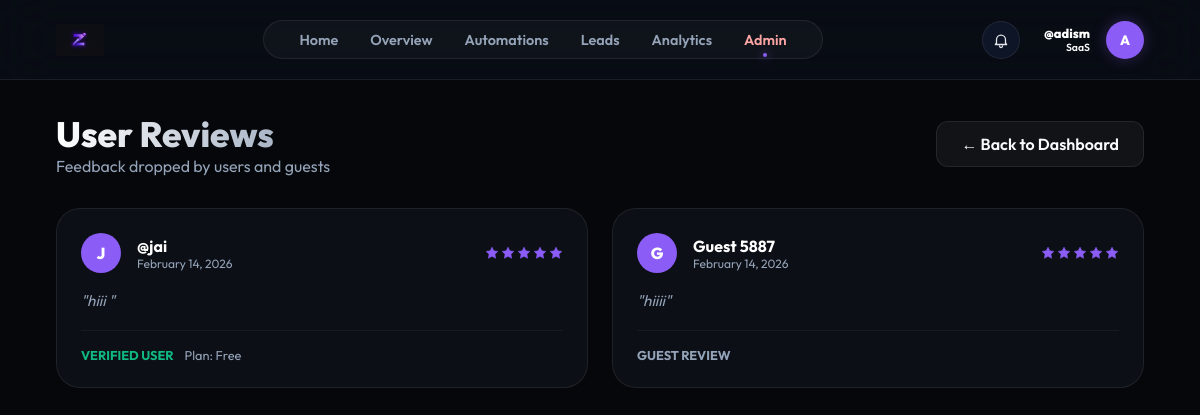
The app's page /admin/reviews (signed in), older data.
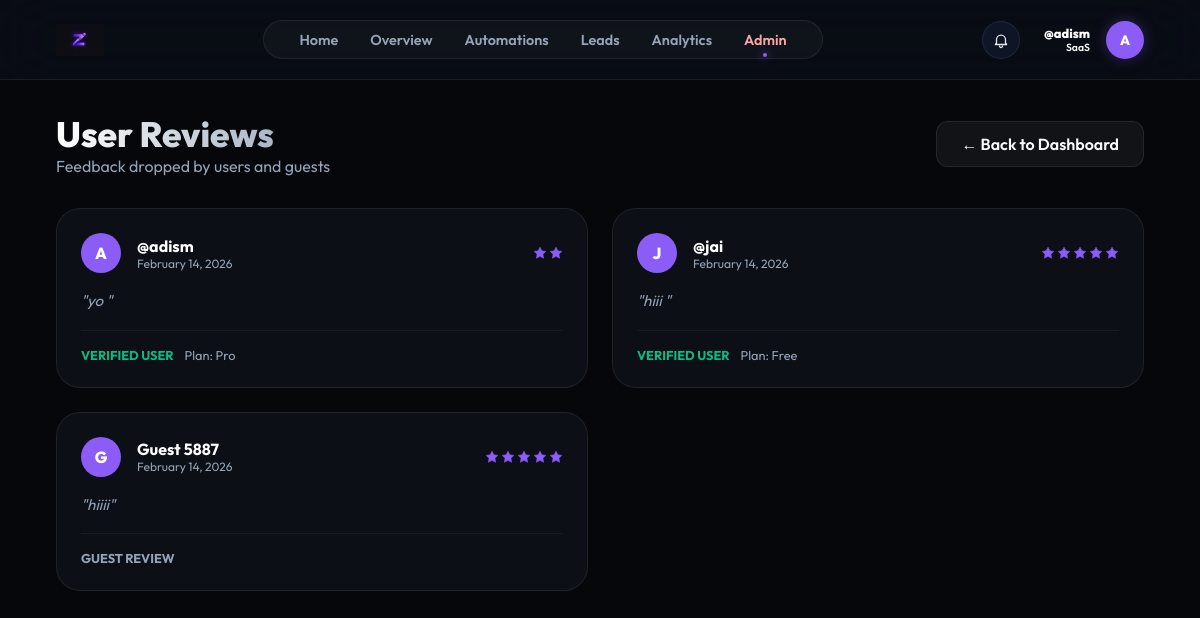
The same page, newer data.
### models.py (models this page shows)
class User(db.Model):
    id = db.Column(db.Integer, primary_key=True)
    username = db.Column(db.String(80), unique=True, nullable=False)
    email = db.Column(db.String(120), unique=True)
    password_hash = db.Column(db.String(256))
    full_name = db.Column(db.String(100))
    fb_user_id = db.Column(db.String(120), unique=True)
    ig_user_id = db.Column(db.String(120), unique=True)
    fb_access_token = db.Column(db.Text)
    ig_access_token = db.Column(db.Text)
    token_expires_at = db.Column(db.DateTime)
    ig_username = db.Column(db.String(100))  # Store Instagram username separately
    ig_password_encrypted = db.Column(db.Text)  # Encrypted password
    ig_session_data = db.Column(db.Text)  # Store session data for direct API
    plan = db.Column(db.String(50), default="Free")
    used_founding_coupon = db.Column(db.Boolean, default=False)
    niche = db.Column(db.String(50))
    bio = db.Column(db.Text)
    avatar = db.Column(db.String(10))
    followers = db.Column(db.Integer, default=0)
    following = db.Column(db.Integer, default=0)
    free_tokens = db.Column(db.Integer, default=4000)
    paid_tokens = db.Column(db.Integer, default=0)
    tokens_reset_at = db.Column(db.DateTime, default=datetime.utcnow)
    is_admin = db.Column(db.Boolean, default=False)
    funnels = db.relationship('Funnel', backref='owner', lazy=True)
    leads = db.relationship('Lead', backref='owner', lazy=True)

class Review(db.Model):
    id = db.Column(db.Integer, primary_key=True)
    user_id = db.Column(db.Integer, db.ForeignKey('user.id'), nullable=True)
    guest_name = db.Column(db.String(100))
    content = db.Column(db.Text, nullable=False)
    rating = db.Column(db.Integer, default=5)
    created_at = db.Column(db.DateTime, default=datetime.utcnow)
    user = db.relationship('User', backref=db.backref('reviews', lazy=True))

### app.py (the view)
@app.route('/admin/reviews')
@admin_required
def admin_reviews():
    user = User.query.get(session['user_id'])
    reviews = Review.query.order_by(Review.created_at.desc()).all()
    return render_template('admin_reviews.html', user=user, reviews=reviews)

### app.py (called while the page is built)
def admin_required(f):
    @wraps(f)
    def decorated_function(*args, **kwargs):
        if 'user_id' not in session:
            return redirect(url_for('login_ui'))
        user = User.query.get(session['user_id'])
        if not user or not user.is_admin:
            abort(403)
        return f(*args, **kwargs)
    return decorated_function

### templates/admin_reviews.html (shortened to what this page needs)
{% extends "base.html" %}
{% block content %}
<div class="admin-container">
    <div style="display: flex; justify-content: space-between; align-items: center; margin-bottom: 2rem;">
        <div>
            <h1
                style="font-size: 2.2rem; font-weight: 800; background: linear-gradient(to right, #fff, #94a3b8); -webkit-background-clip: text; -webkit-text-fill-color: transparent;">
                User Reviews</h1>
            <p style="color: var(--text-secondary);">Feedback dropped by users and guests</p>
        </div>
        <a href="/admin" class="btn btn-secondary" style="text-decoration: none;">← Back to Dashboard</a>
    </div>
    <div style="display: grid; grid-template-columns: repeat(auto-fill, minmax(400px, 1fr)); gap: 1.5rem;">
        {% for review in reviews %}
        <div class="card" style="position: relative;">
            <div style="display: flex; align-items: center; gap: 1rem; margin-bottom: 1rem;">
                <div
                    style="width: 40px; height: 40px; background: #8b5cf6; border-radius: 50%; display: flex; align-items: center; justify-content: center; font-weight: 800; color: white;">
                    {% if review.user %}
                    {{ review.user.avatar or review.user.username[0]|upper }}
                    {% else %}
                    {{ review.guest_name[0]|upper if review.guest_name else 'G' }}
                    {% endif %}
                </div>
                <div>
                    <p style="font-weight: 700; margin: 0; color: #fff;">
                        {% if review.user %}
                        @{{ review.user.username }}
                        {% else %}
                        {{ review.guest_name }}
                        {% endif %}
                    </p>
                    <p style="font-size: 0.75rem; color: var(--text-secondary); margin: 0;">
                        {{ review.created_at.strftime('%B %d, %Y') }}
                    </p>
                </div>
                <div style="margin-left: auto; display: flex; gap: 2px;">
                    {% for i in range(review.rating) %}
                    <svg xmlns="http://www.w3.org/2000/svg" width="14" height="14" viewBox="0 0 24 24" fill="#8b5cf6"
                        stroke="#8b5cf6">
                        <polygon
                            points="12 2 15.09 8.26 22 9.27 17 14.14 18.18 21.02 12 17.77 5.82 21.02 7 14.14 2 9.27 8.91 8.26 12 2" />
                    </svg>
                    {% endfor %}
                </div>
            </div>
            <p style="color: var(--text-secondary); line-height: 1.6; font-size: 0.95rem; font-style: italic;">
                "{{ review.content }}"
            </p>
            {% if review.user_id %}
            <div
                style="margin-top: 1rem; padding-top: 1rem; border-top: 1px solid rgba(255,255,255,0.05); font-size: 0.8rem;">
                <span style="color: #10b981; font-weight: 700;">VERIFIED USER</span>
                <span style="color: var(--text-secondary); margin-left: 0.5rem;">Plan: {{ review.user.plan }}</span>
            </div>
            {% else %}
            <div
                style="margin-top: 1rem; padding-top: 1rem; border-top: 1px solid rgba(255,255,255,0.05); font-size: 0.8rem;">
                <span style="color: #94a3b8; font-weight: 700;">GUEST REVIEW</span>
            </div>
            {% endif %}
        </div>
        {% endfor %}
    </div>
</div>
{% endblock %}

### templates/base.html (shortened to what this page needs)
<!DOCTYPE html>
<html lang="en">
<head>
    <link rel="stylesheet" href="{{ url_for('static', filename='css/style.css') }}">
</head>
<body>
    <nav class="top-nav">
        <a href="/dashboard" class="nav-brand">
            <img src="{{ url_for('static', filename='img/logo.png') }}" alt="ZenFlow"
                style="height: 32px; width: auto;">
        </a>
        <div class="nav-links">
            <a href="/" class="nav-link {% if request.path == '/' %}active{% endif %}">Home</a>
            <a href="/dashboard" class="nav-link {% if request.path == '/dashboard' %}active{% endif %}">Overview</a>
            <a href="/automations"
                class="nav-link {% if request.path == '/automations' %}active{% endif %}">Automations</a>
            <a href="/leads" class="nav-link {% if request.path == '/leads' %}active{% endif %}">Leads</a>
            <a href="/analytics" class="nav-link {% if request.path == '/analytics' %}active{% endif %}">Analytics</a>
            {% if user.is_admin %}
            <a href="/admin" class="nav-link {% if request.path.startswith('/admin') %}active{% endif %}"
                style="color: #fca5a5;">Admin</a>
            {% endif %}
        </div>
        <div class="nav-user" style="position: relative;">
            <button id="notif-bell" aria-label="Notifications"
                style="width:38px; height:38px; border-radius:999px; border:1px solid var(--glass-border); background:rgba(15,23,42,0.9); display:flex; align-items:center; justify-content:center; cursor:pointer; padding:0; margin-right: 0.5rem;">
            </button>
            <div class="nav-user" style="position: relative; cursor: pointer;" onclick="toggleProfileDropdown(event)">
                <div style="text-align: right;">
                    <p style="font-size: 0.8rem; font-weight: 800; margin: 0; color: white;">@{{ user.username }}</p>
                    <p style="font-size: 0.65rem; color: {{ user.niche_color }}; margin: 0; font-weight: 600;">{{
                        user.niche
                        }}</p>
                </div>
                <div class="nav-avatar">{{ user.avatar or user.username[0]|upper }}</div>
            </div>
    </nav>
    <div class="app-container">
        <main class="main-content">
            {% block content %}{% endblock %}
        </main>
    </div>
</body>
</html>

### static/css/style.css (style rules this page uses)
:root { --bg-dark: #05070a; --card-bg: rgba(16, 20, 28, 0.7); --accent-purple: #8b5cf6; --accent-cyan: #06b6d4; --accent-gold: #fbbf24; --text-primary: #f8fafc; --text-secondary: #94a3b8; --sidebar-width: 260px; --glass-border: rgba(255, 255, 255, 0.08); }
* { margin: 0; padding: 0; box-sizing: border-box; font-family: 'Outfit', sans-serif; }
body { background-color: var(--bg-dark); color: var(--text-primary); overflow-x: hidden; }
.app-container { display: flex; min-height: 100vh; }
.main-content { flex-grow: 1; margin-left: var(--sidebar-width); padding: 2.5rem 3.5rem; }
.btn { padding: 0.75rem 1.5rem; border-radius: 12px; border: none; font-weight: 600; cursor: pointer; transition: all 0.3s ease; }
.btn-secondary { background: rgba(255, 255, 255, 0.05); color: var(--text-primary); border: 1px solid var(--glass-border); }
.card { background: var(--card-bg); border: 1px solid var(--glass-border); border-radius: 24px; padding: 1.5rem; backdrop-filter: blur(10px); transition: transform 0.3s ease, border-color 0.3s ease; }

### templates/base.html (style rules this page uses)
.app-container { flex-direction: column; }
.main-content { margin-left: 0; padding: 2rem 3.5rem; width: 100%; max-width: 1400px; margin: 0 auto; }
.top-nav { display: flex; justify-content: space-between; align-items: center; padding: 1.25rem 3.5rem; background: rgba(10, 14, 22, 0.85); backdrop-filter: blur(30px); border-bottom: 1px solid var(--glass-border); position: sticky; top: 0; z-index: 1000; }
.nav-brand { display: flex; align-items: center; gap: 1rem; text-decoration: none; color: white; font-weight: 800; font-size: 1.4rem; }
.nav-links { display: flex; gap: 2rem; background: rgba(255, 255, 255, 0.03); padding: 0.6rem 2.2rem; border-radius: 40px; border: 1px solid var(--glass-border); box-shadow: inset 0 0 10px rgba(255, 255, 255, 0.02); }
.nav-link { text-decoration: none; color: var(--text-secondary); font-weight: 600; font-size: 0.9rem; transition: all 0.3s cubic-bezier(0.4, 0, 0.2, 1); position: relative; }
.nav-link.active { color: var(--text-primary); }
.nav-link.active::after { content: ''; position: absolute; bottom: -8px; left: 50%; transform: translateX(-50%); width: 4px; height: 4px; background: var(--accent-purple); border-radius: 50%; box-shadow: 0 0 10px var(--accent-purple); }
.nav-user { display: flex; align-items: center; gap: 1rem; }
.nav-avatar { width: 38px; height: 38px; background: var(--accent-purple); border-radius: 50%; display: flex; align-items: center; justify-content: center; font-weight: 800; font-size: 0.85rem; color: white; box-shadow: 0 0 15px rgba(139, 92, 246, 0.3); }

Row changes from the older to the newer data that the page shows:
added Review: user "A", user.username "adism", created_at "February 14, 2026", rating 2 (drawn), content "yo", user.plan "Pro"
